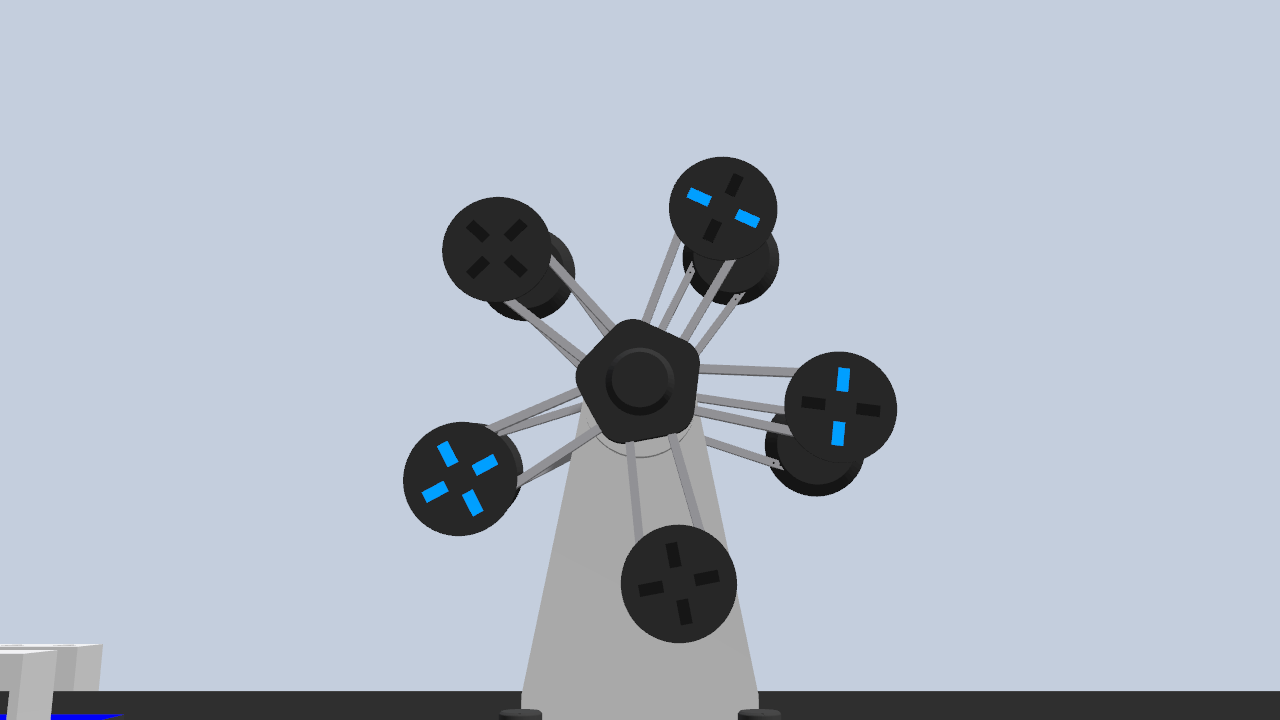
#> input picture members/Algorithm_A/Pic/robomini_214153.png, 1280 x 720 px
$ python color_detection.py
#> lines starting #> are read from the running program, lines starting #| are printed output that depends on the picture; after the words box and inside, x2 and y2 are one past the last pixel; in counts of white or black regions, pixels touching at a corner belong together
import cv2
import numpy as np
import json
import os

# ============ 全局变量 ============
WINDOW = "Color Tuner"
CONFIG_FILE = "hsv_config.json"
IMAGE_PATH = r"D:\robomini\team-progress\members\Algorithm_A\Pic\robomini_214153.png"

# 6 个滑动条对应 HSV 上下限
TAGS = ["H_min", "H_max", "S_min", "S_max", "V_min", "V_max"]
INIT = [0, 180, 0, 255, 0, 255]

# 上次保存的阈值（按 s 保存、l 加载）
saved_lower = None
saved_upper = None


def nothing(x):
    pass


def build_trackbars():
    cv2.namedWindow(WINDOW, cv2.WINDOW_NORMAL)
    cv2.resizeWindow(WINDOW, 600, 200)

    # H: 0~180 (OpenCV 特性), S/V: 0~255
    cv2.createTrackbar("H_min", WINDOW, INIT[0], 180, nothing)
    cv2.createTrackbar("H_max", WINDOW, INIT[1], 180, nothing)
    cv2.createTrackbar("S_min", WINDOW, INIT[2], 255, nothing)
    cv2.createTrackbar("S_max", WINDOW, INIT[3], 255, nothing)
    cv2.createTrackbar("V_min", WINDOW, INIT[4], 255, nothing)
    cv2.createTrackbar("V_max", WINDOW, INIT[5], 255, nothing)


def read_trackbars():
    vals = [cv2.getTrackbarPos(t, WINDOW) for t in TAGS]
    lower = np.array(vals[0:6:2], dtype=np.uint8)   # [H_min, S_min, V_min]
    upper = np.array(vals[1:6:2], dtype=np.uint8)   # [H_max, S_max, V_max]
    return lower, upper


def set_trackbars(lower, upper):
    """从数组写入滑动条（用于加载配置）"""
    vals = [lower[0], upper[0], lower[1], upper[1], lower[2], upper[2]]
    for t, v in zip(TAGS, vals):
        cv2.setTrackbarPos(t, WINDOW, int(v))


def get_mask(hsv, lower, upper, red_wrap=False):
    """
    生成掩膜。
    red_wrap=True 时把红色首尾相接的两段都包含进来
    （即 H 范围内允许 0 和 180 同时生效）
    """
    if red_wrap:
        # 把 [H_min, H_max] 理解成"环绕"区间
        # 例如 H_min=170, H_max=10 表示 170~180 和 0~10
        l1 = np.array([lower[0], lower[1], lower[2]])
        u1 = np.array([180,       upper[1], upper[2]])
        l2 = np.array([0,         lower[1], lower[2]])
        u2 = np.array([upper[0], upper[1], upper[2]])
        mask = cv2.inRange(hsv, l1, u1) | cv2.inRange(hsv, l2, u2)
    else:
        mask = cv2.inRange(hsv, lower, upper)
    return mask


def put_text_cn(img, text, org, color=(0, 255, 0)):
    """用简单方式画英文标签（中文需要 PIL，这里用英文避免依赖）"""
    cv2.putText(img, text, org, cv2.FONT_HERSHEY_SIMPLEX, 0.55, color, 1, cv2.LINE_AA)


def main(image_path=IMAGE_PATH, red_wrap=False):
#> called with image_path = 'test.jpg', red_wrap = False
    global saved_lower, saved_upper

    # 支持中文路径
    img = cv2.imdecode(np.fromfile(IMAGE_PATH, dtype=np.uint8), cv2.IMREAD_COLOR)
#> img is the input picture: shape (720, 1280, 3); mean B, G, R 198.5, 185.6, 177
    if img is None:
        raise FileNotFoundError(f"无法读取图片: {image_path}")

    hsv = cv2.cvtColor(img, cv2.COLOR_BGR2HSV)
#> hsv: shape (720, 1280, 3); mean H, S, V 91.7, 24.9, 198.5
    build_trackbars()
#> slider 'H_min' is set to 36
#> slider 'S_min' is set to 51
#> slider 'V_min' is set to 51

    print("=== 操作说明 ===")
    print("Q / Esc : 退出")
    print("S       : 保存当前阈值到", CONFIG_FILE)
    print("L       : 从文件加载阈值")
    print("R       : 切换红色环绕模式（红色需要特殊处理时用）")
    print("空格    : 打印当前 lower/upper 到控制台\n")

    # 缩放窗口，避免大图撑满屏幕
    scale = 1.0
    h, w = img.shape[:2]
#> h = 720; w = 1280
    if max(h, w) > 1000:
        scale = 1000 / max(h, w)
#> scale = 0.781
        disp_img = cv2.resize(img, None, fx=scale, fy=scale)
        disp_hsv = cv2.resize(hsv, None, fx=scale, fy=scale)
#> disp_hsv: shape (562, 1000, 3); mean H, S, V 91.7, 24.9, 198.6
    else:
        disp_img, disp_hsv = img, hsv

    while True:
        lower, upper = read_trackbars()

        # 防止 min > max
        if lower[0] > upper[0]:
            lower[0], upper[0] = upper[0], lower[0]

        mask = get_mask(disp_hsv, lower, upper, red_wrap=red_wrap)
#> in get_mask, `mask = cv2.inRange(hsv, lower, upper)`:
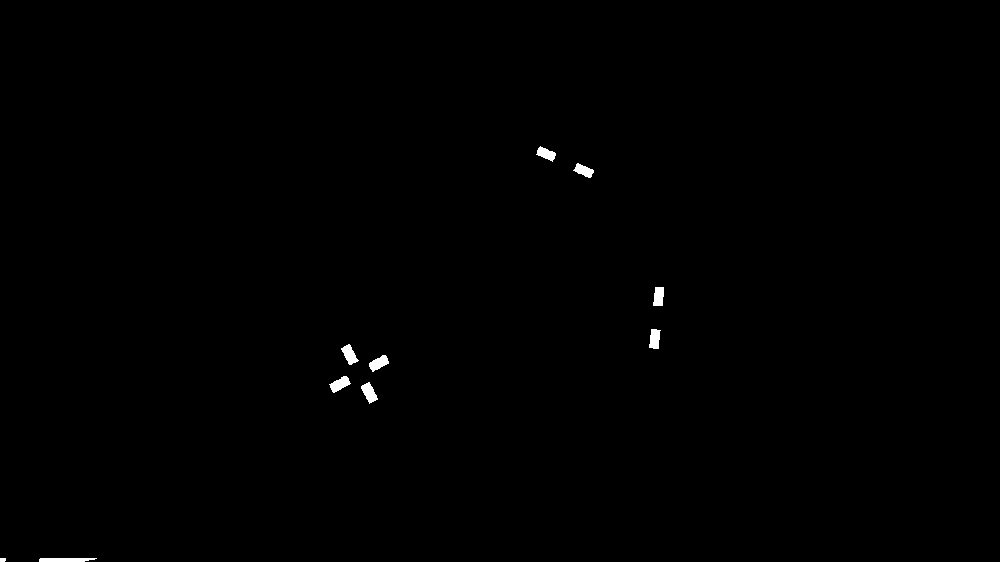
#> mask: shape (562, 1000); 0.31% white; 10 white regions, largest, box (x1, y1, x2, y2) and area: (39, 558, 97, 562) 209, (361, 382, 378, 404) 202, (329, 376, 351, 393) 199
        result = cv2.bitwise_and(disp_img, disp_img, mask=mask)

        # 在结果上标注数值，方便抄回代码
        info = f"H[{lower[0]},{upper[0]}] S[{lower[1]},{upper[1]}] V[{lower[2]},{upper[2]}]"
        put_text_cn(result, info, (10, 25))
        put_text_cn(result, f"red_wrap={'ON' if red_wrap else 'OFF'}", (10, 50),
                    (0, 255, 255) if red_wrap else (200, 200, 200))
#> call 2 of put_text_cn, with text = 'red_wrap=OFF', org = (10, 50), color = (200, 200, 200)
#> in put_text_cn (call 2), `cv2.putText(img, text, org, cv2.FONT_HERSHEY_SIMPLEX, 0.55, color, 1, ..`:
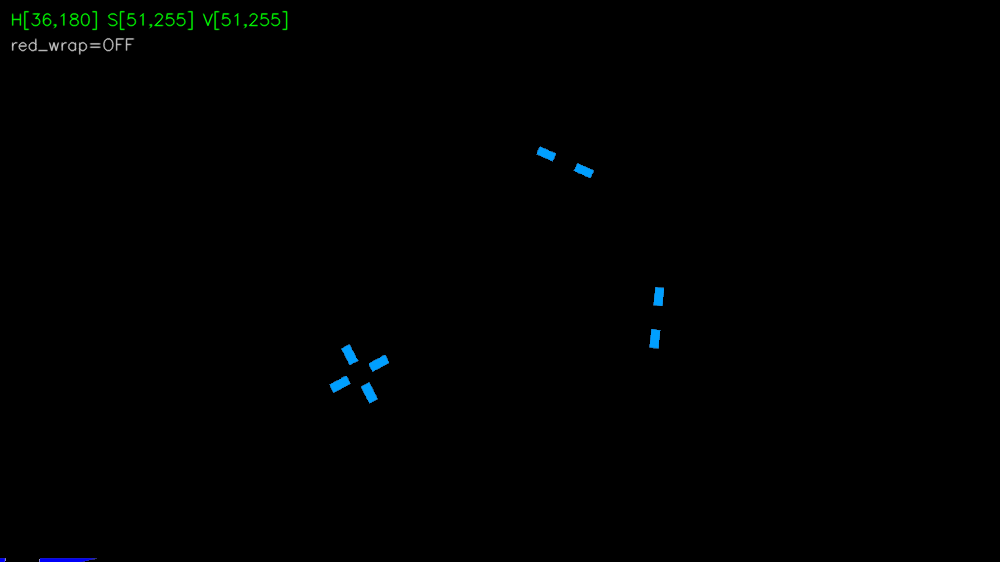
#> img: shape (562, 1000, 3); mean B, G, R 0.8, 0.9, 0.1

        # 三窗口并排显示
        cv2.imshow(WINDOW, np.vstack([
            np.hstack([disp_img, cv2.cvtColor(mask, cv2.COLOR_GRAY2BGR)]),
            np.hstack([result, np.zeros_like(disp_img)])
        ]))
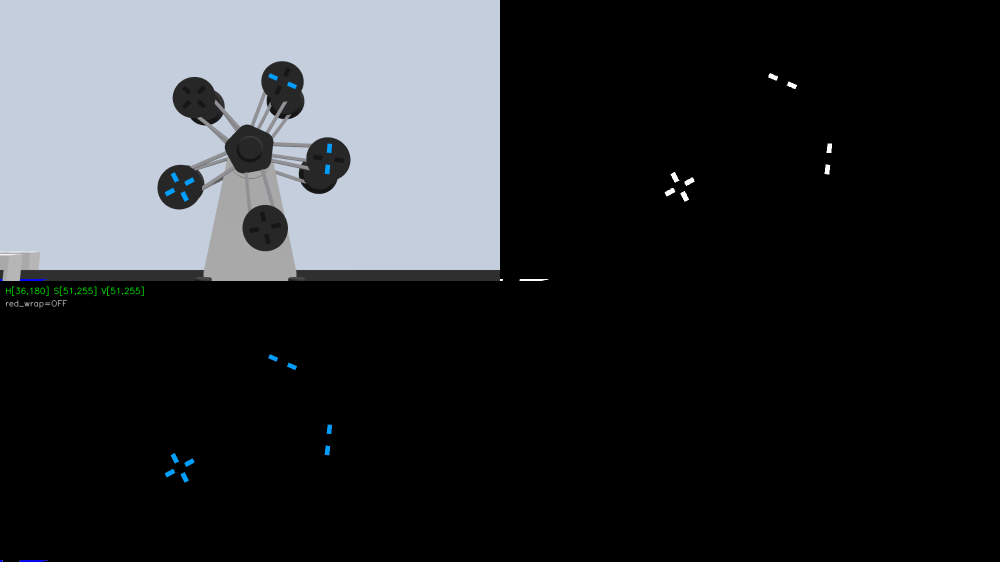
#> window 'Color Tuner': shape (1124, 2000, 3) (shown at 1/2 size); mean B, G, R 50.1, 46.9, 44.5

        key = cv2.waitKey(30) & 0xFF
#> (key q is pressed here)
        if key in (ord("q"), 27):
            break

        elif key == ord(" "):
            print(f"lower = [{lower[0]:>3}, {lower[1]:>3}, {lower[2]:>3}]"
                  f"  upper = [{upper[0]:>3}, {upper[1]:>3}, {upper[2]:>3}]")

        elif key == ord("s"):
            cfg = {"lower": lower.tolist(), "upper": upper.tolist(),
                   "red_wrap": red_wrap}
            with open(CONFIG_FILE, "w", encoding="utf-8") as f:
                json.dump(cfg, f, indent=2)
            print(f"✅ 已保存到 {CONFIG_FILE}: {cfg}")

        elif key == ord("l"):
            if os.path.exists(CONFIG_FILE):
                with open(CONFIG_FILE, "r", encoding="utf-8") as f:
                    cfg = json.load(f)
                set_trackbars(np.array(cfg["lower"]), np.array(cfg["upper"]))
                red_wrap = cfg.get("red_wrap", False)
                print(f"📂 已加载: {cfg}")
            else:
                print("⚠️  配置文件不存在，先按 S 保存一次")

        elif key == ord("r"):
            red_wrap = not red_wrap
            print(f"🔁 红色环绕模式: {'ON' if red_wrap else 'OFF'}")

    cv2.destroyAllWindows()


if __name__ == "__main__":
    # 红色提取时把 red_wrap 设为 True
    main("test.jpg", red_wrap=False)

$ run again, with members/Algorithm_A/Pic/robomini_213557.png copied over members/Algorithm_A/Pic/robomini_214153.png
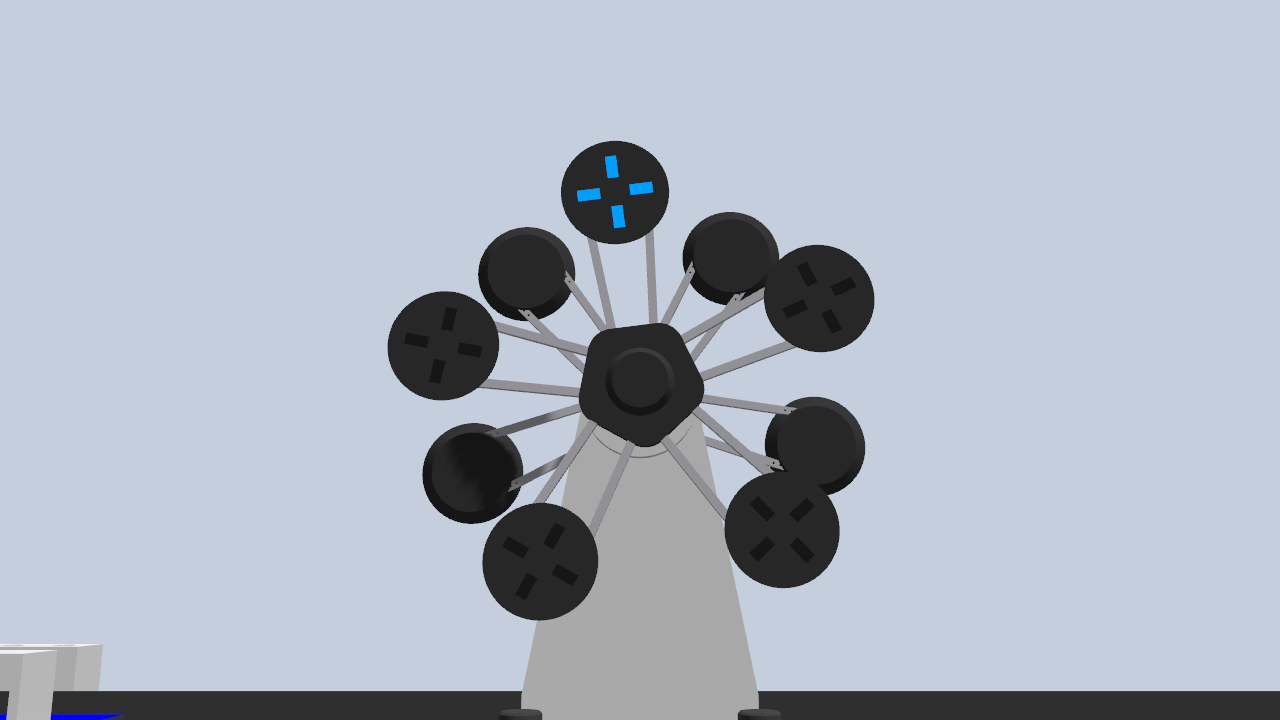
#> input picture members/Algorithm_A/Pic/robomini_213557.png, 1280 x 720 px
#> in main, img is the input picture: shape (720, 1280, 3); mean B, G, R 194, 181.7, 173.5
#> hsv: shape (720, 1280, 3); mean H, S, V 88.7, 23.7, 194
#> disp_hsv: shape (562, 1000, 3); mean H, S, V 88.8, 23.7, 194.1
#> in get_mask, `mask = cv2.inRange(hsv, lower, upper)`:
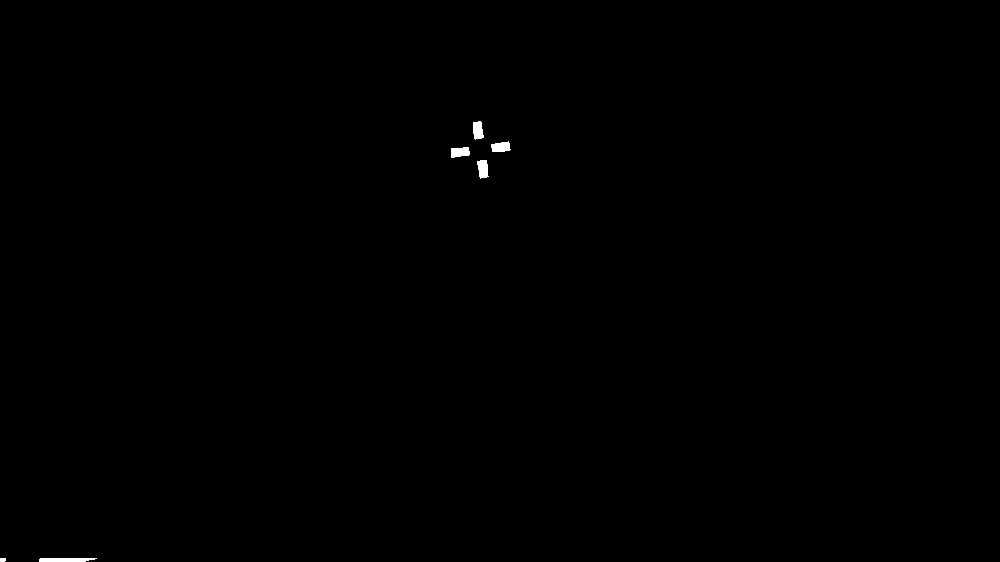
#> mask: shape (562, 1000); 0.16% white; 6 white regions, box (x1, y1, x2, y2) and area: (39, 558, 97, 562) 210, (477, 160, 489, 179) 170, (491, 141, 511, 152) 168, (451, 147, 470, 158) 168, (473, 121, 484, 140) 164, (0, 558, 6, 562) 23
#> img: shape (562, 1000, 3)
#> img: shape (562, 1000, 3); mean B, G, R 0.5, 0.7, 0.1
#> in main, `cv2.imshow(WINDOW, np.vstack([ np.hstack([disp_img, cv2.cvtColor(mask,..`:
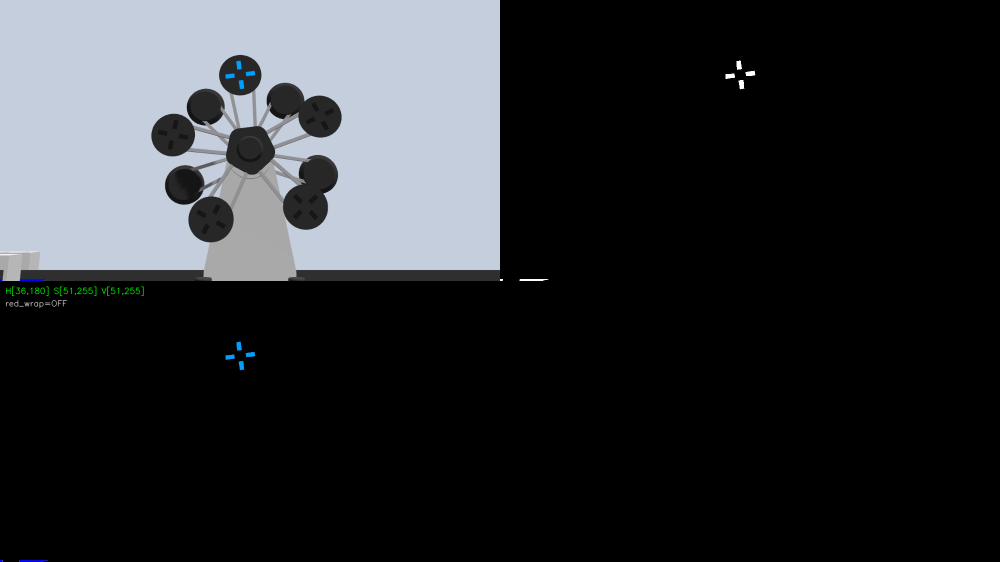
#> window 'Color Tuner': shape (1124, 2000, 3) (shown at 1/2 size); mean B, G, R 48.8, 45.7, 43.5

$ run again, with members/Algorithm_A/Pic/robomini_221020.png copied over members/Algorithm_A/Pic/robomini_214153.png
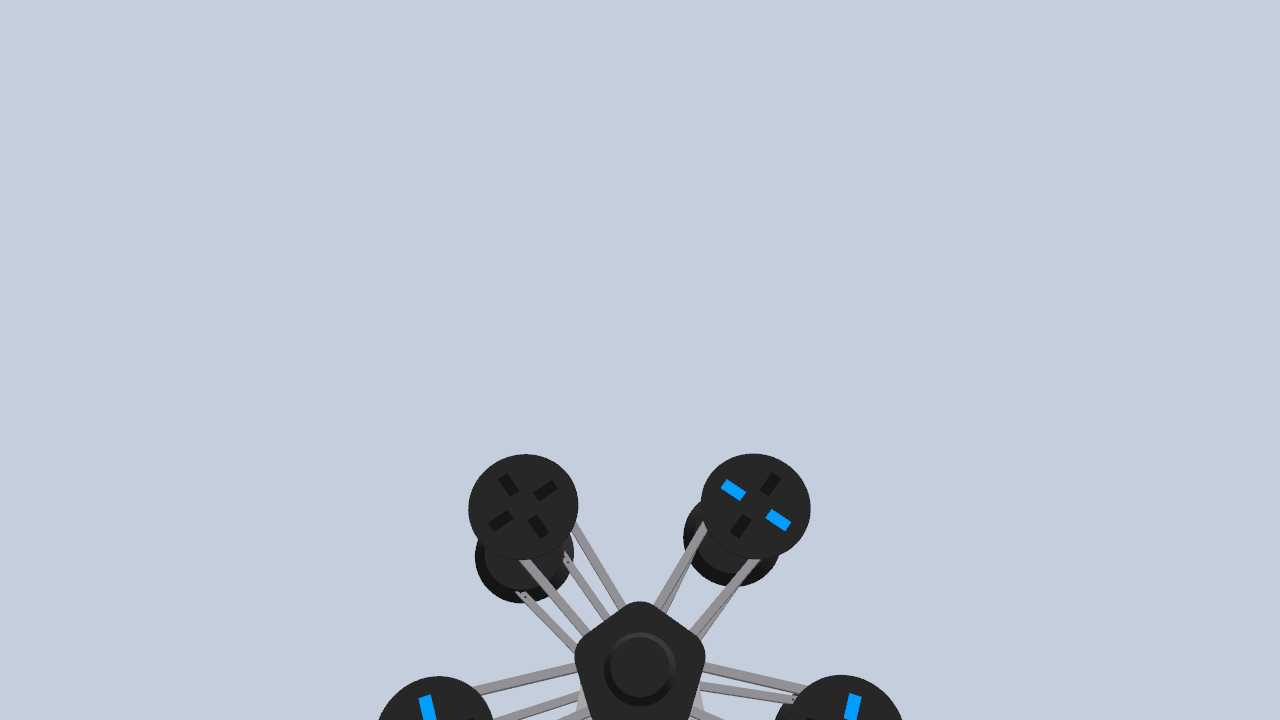
#> input picture members/Algorithm_A/Pic/robomini_221020.png, 1280 x 720 px
#> in main, img is the input picture: shape (720, 1280, 3); mean B, G, R 211.7, 197.4, 187.8
#> hsv: shape (720, 1280, 3); mean H, S, V 103.2, 27.7, 211.7
#> disp_hsv: shape (562, 1000, 3); mean H, S, V 103.2, 27.7, 211.7
#> in get_mask, `mask = cv2.inRange(hsv, lower, upper)`:
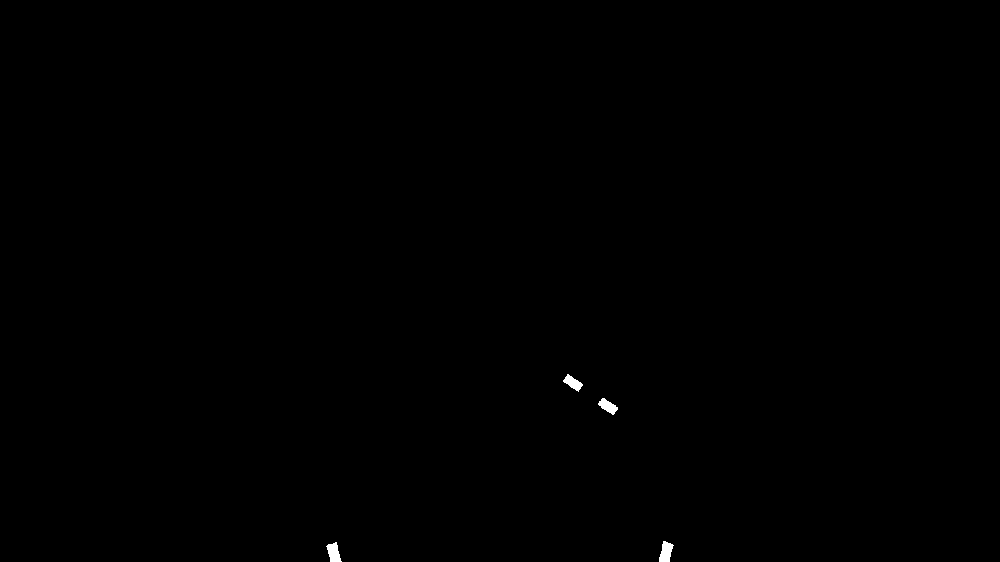
#> mask: shape (562, 1000); 0.14% white; 4 white regions, box (x1, y1, x2, y2) and area: (659, 541, 674, 562) 211, (326, 542, 342, 562) 202, (598, 398, 618, 415) 177, (563, 374, 583, 392) 172
#> img: shape (562, 1000, 3)
#> img: shape (562, 1000, 3); mean B, G, R 0.4, 0.7, 0.1
#> in main, `cv2.imshow(WINDOW, np.vstack([ np.hstack([disp_img, cv2.cvtColor(mask,..`:
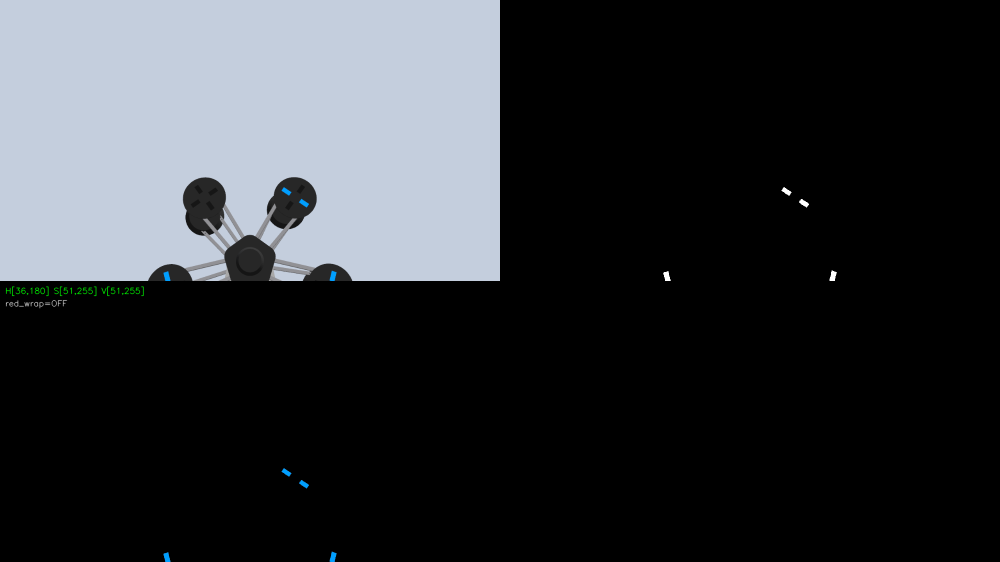
#> window 'Color Tuner': shape (1124, 2000, 3) (shown at 1/2 size); mean B, G, R 53.1, 49.6, 47.1
